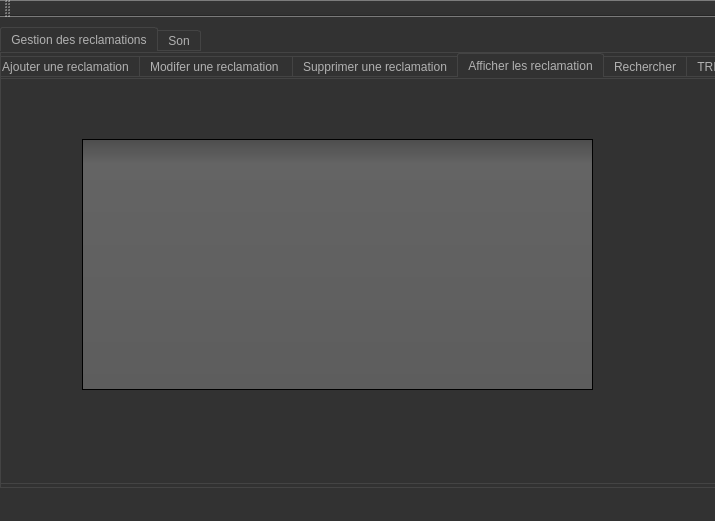
<?xml version="1.0" encoding="UTF-8"?>
<ui version="4.0">
 <class>MainWindow</class>
 <widget class="QMainWindow" name="MainWindow">
  <property name="geometry">
   <rect>
    <x>0</x>
    <y>0</y>
    <width>715</width>
    <height>521</height>
   </rect>
  </property>
  <property name="windowTitle">
   <string>Reclamations</string>
  </property>
  <property name="styleSheet">
   <string notr="true">#MyLoginForm {
background: grey;
}


#mainFrame {
border: 3px solid grey;
border-radius: 40px;
background: white;
}

QToolTip
{
     border: 1px solid white;
     background-color: #ffa02f;
     padding: 1px;
     border-radius: 3px;
     opacity: 100;
}

QWidget
{
    color: #b1b1b1;
    background-color: #323232;
}

QWidget:item:hover
{
    background-color: QLinearGradient( x1: 0, y1: 0, x2: 0, y2: 1, stop: 0 #ffa02f, stop: 1 #ca0619);
    color: #000000;
}

QWidget:item:selected
{
    background-color: QLinearGradient( x1: 0, y1: 0, x2: 0, y2: 1, stop: 0 #ffa02f, stop: 1 #d7801a);
}

QMenuBar::item
{
    background: transparent;
}

QMenuBar::item:selected
{
    background: transparent;
    border: 1px solid #ffaa00;
}

QMenuBar::item:pressed
{
    background: #444;
    border: 1px solid #000;
    background-color: QLinearGradient(
        x2:0, y1:0,
        x2:0, y2:1,
        stop:1 #212121,
        stop:0.4 #343434/*,
        stop:0.2 #343434,
        stop:0.1 #ffaa00*/
    );
    margin-bottom:-1px;
    padding-bottom:1px;
}

QMenu
{
    border: 1px solid #000;
}

QMenu::item
{
    padding: 2px 20px 2px 20px;
}

QMenu::item:selected
{
    color: #000000;
}

QWidget:disabled
{
    color: #404040;
    background-color: #323232;
}

QAbstractItemView
{
    background-color: QLinearGradient( x1: 0, y1: 0, x2: 0, y2: 1, stop: 0 #4d4d4d, stop: 0.1 #646464, stop: 1 #5d5d5d);
}

QWidget:focus
{
    /*border: 2px solid QLinearGradient( x1: 0, y1: 0, x2: 0, y2: 1, stop: 0 #ffa02f, stop: 1 #d7801a);*/
}

QLineEdit
{
    background-color: QLinearGradient( x1: 0, y1: 0, x2: 0, y2: 1, stop: 0 #4d4d4d, stop: 0 #646464, stop: 1 #5d5d5d);
    padding: 1px;
    border-style: solid;
    border: 1px solid #1e1e1e;
    border-radius: 5;
}

QPushButton
{
    color: #b1b1b1;
    background-color: QLinearGradient( x1: 0, y1: 0, x2: 0, y2: 1, stop: 0 #565656, stop: 0.1 #525252, stop: 0.5 #4e4e4e, stop: 0.9 #4a4a4a, stop: 1 #464646);
    border-width: 1px;
    border-color: #1e1e1e;
    border-style: solid;
    border-radius: 6;
    padding: 3px;
    font-size: 12px;
    padding-left: 5px;
    padding-right: 5px;
}

QPushButton:pressed
{
    background-color: QLinearGradient( x1: 0, y1: 0, x2: 0, y2: 1, stop: 0 #2d2d2d, stop: 0.1 #2b2b2b, stop: 0.5 #292929, stop: 0.9 #282828, stop: 1 #252525);
}

QComboBox
{
    selection-background-color: #ffaa00;
    background-color: QLinearGradient( x1: 0, y1: 0, x2: 0, y2: 1, stop: 0 #565656, stop: 0.1 #525252, stop: 0.5 #4e4e4e, stop: 0.9 #4a4a4a, stop: 1 #464646);
    border-style: solid;
    border: 1px solid #1e1e1e;
    border-radius: 5;
}

QComboBox:hover,QPushButton:hover
{
    border: 2px solid QLinearGradient( x1: 0, y1: 0, x2: 0, y2: 1, stop: 0 #ffa02f, stop: 1 #d7801a);
}


QComboBox:on
{
    padding-top: 3px;
    padding-left: 4px;
    background-color: QLinearGradient( x1: 0, y1: 0, x2: 0, y2: 1, stop: 0 #2d2d2d, stop: 0.1 #2b2b2b, stop: 0.5 #292929, stop: 0.9 #282828, stop: 1 #252525);
    selection-background-color: #ffaa00;
}

QComboBox QAbstractItemView
{
    border: 2px solid darkgray;
    selection-background-color: QLinearGradient( x1: 0, y1: 0, x2: 0, y2: 1, stop: 0 #ffa02f, stop: 1 #d7801a);
}

QComboBox
{
     subcontrol-origin: padding;
     subcontrol-position: top right;
     width: 15px;

     border-left-width: 0px;
     border-left-color: darkgray;
     border-left-style: solid; /* just a single line */
     border-top-right-radius: 3px; /* same radius as the QComboBox */
     border-bottom-right-radius: 3px;
 }


QGroupBox:focus
{
border: 2px solid QLinearGradient( x1: 0, y1: 0, x2: 0, y2: 1, stop: 0 #ffa02f, stop: 1 #d7801a);
}

QTextEdit:focus
{
    border: 2px solid QLinearGradient( x1: 0, y1: 0, x2: 0, y2: 1, stop: 0 #ffa02f, stop: 1 #d7801a);
}

QScrollBar:horizontal {
     border: 1px solid #222222;
     background: QLinearGradient( x1: 0, y1: 0, x2: 0, y2: 1, stop: 0.0 #121212, stop: 0.2 #282828, stop: 1 #484848);
     height: 7px;
     margin: 0px 16px 0 16px;
}

QScrollBar::handle:horizontal
{
      background: QLinearGradient( x1: 0, y1: 0, x2: 1, y2: 0, stop: 0 #ffa02f, stop: 0.5 #d7801a, stop: 1 #ffa02f);
      min-height: 20px;
      border-radius: 2px;
}

QScrollBar::add-line:horizontal {
      border: 1px solid #1b1b19;
      border-radius: 2px;
      background: QLinearGradient( x1: 0, y1: 0, x2: 1, y2: 0, stop: 0 #ffa02f, stop: 1 #d7801a);
      width: 14px;
      subcontrol-position: right;
      subcontrol-origin: margin;
}

QScrollBar::sub-line:horizontal {
      border: 1px solid #1b1b19;
      border-radius: 2px;
      background: QLinearGradient( x1: 0, y1: 0, x2: 1, y2: 0, stop: 0 #ffa02f, stop: 1 #d7801a);
      width: 14px;
     subcontrol-position: left;
     subcontrol-origin: margin;
}

QScrollBar::right-arrow:horizontal, QScrollBar::left-arrow:horizontal
{
      border: 1px solid black;
      width: 1px;
      height: 1px;
      background: white;
}

QScrollBar::add-page:horizontal, QScrollBar::sub-page:horizontal
{
      background: none;
}

QScrollBar:vertical
{
      background: QLinearGradient( x1: 0, y1: 0, x2: 1, y2: 0, stop: 0.0 #121212, stop: 0.2 #282828, stop: 1 #484848);
      width: 7px;
      margin: 16px 0 16px 0;
      border: 1px solid #222222;
}

QScrollBar::handle:vertical
{
      background: QLinearGradient( x1: 0, y1: 0, x2: 0, y2: 1, stop: 0 #ffa02f, stop: 0.5 #d7801a, stop: 1 #ffa02f);
      min-height: 20px;
      border-radius: 2px;
}

QScrollBar::add-line:vertical
{
      border: 1px solid #1b1b19;
      border-radius: 2px;
      background: QLinearGradient( x1: 0, y1: 0, x2: 0, y2: 1, stop: 0 #ffa02f, stop: 1 #d7801a);
      height: 14px;
      subcontrol-position: bottom;
      subcontrol-origin: margin;
}

QScrollBar::sub-line:vertical
{
      border: 1px solid #1b1b19;
      border-radius: 2px;
      background: QLinearGradient( x1: 0, y1: 0, x2: 0, y2: 1, stop: 0 #d7801a, stop: 1 #ffa02f);
      height: 14px;
      subcontrol-position: top;
      subcontrol-origin: margin;
}

QScrollBar::up-arrow:vertical, QScrollBar::down-arrow:vertical
{
      border: 1px solid black;
      width: 1px;
      height: 1px;
      background: white;
}


QScrollBar::add-page:vertical, QScrollBar::sub-page:vertical
{
      background: none;
}

QTextEdit
{
    background-color: #242424;
}

QPlainTextEdit
{
    background-color: #242424;
}

QHeaderView::section
{
    background-color: QLinearGradient(x1:0, y1:0, x2:0, y2:1, stop:0 #616161, stop: 0.5 #505050, stop: 0.6 #434343, stop:1 #656565);
    color: white;
    padding-left: 4px;
    border: 1px solid #6c6c6c;
}

QCheckBox:disabled
{
color: #414141;
}

QDockWidget::title
{
    text-align: center;
    spacing: 3px; /* spacing between items in the tool bar */
    background-color: QLinearGradient(x1:0, y1:0, x2:0, y2:1, stop:0 #323232, stop: 0.5 #242424, stop:1 #323232);
}

QDockWidget::close-button, QDockWidget::float-button
{
    text-align: center;
    spacing: 1px; /* spacing between items in the tool bar */
    background-color: QLinearGradient(x1:0, y1:0, x2:0, y2:1, stop:0 #323232, stop: 0.5 #242424, stop:1 #323232);
}

QDockWidget::close-button:hover, QDockWidget::float-button:hover
{
    background: #242424;
}

QDockWidget::close-button:pressed, QDockWidget::float-button:pressed
{
    padding: 1px -1px -1px 1px;
}

QMainWindow::separator
{
    background-color: QLinearGradient(x1:0, y1:0, x2:0, y2:1, stop:0 #161616, stop: 0.5 #151515, stop: 0.6 #212121, stop:1 #343434);
    color: white;
    padding-left: 4px;
    border: 1px solid #4c4c4c;
    spacing: 3px; /* spacing between items in the tool bar */
}

QMainWindow::separator:hover
{

    background-color: QLinearGradient(x1:0, y1:0, x2:0, y2:1, stop:0 #d7801a, stop:0.5 #b56c17 stop:1 #ffa02f);
    color: white;
    padding-left: 4px;
    border: 1px solid #6c6c6c;
    spacing: 3px; /* spacing between items in the tool bar */
}

QToolBar::handle
{
     spacing: 3px; /* spacing between items in the tool bar */
     background: url(:/images/handle.png);
}

QMenu::separator
{
    height: 2px;
    background-color: QLinearGradient(x1:0, y1:0, x2:0, y2:1, stop:0 #161616, stop: 0.5 #151515, stop: 0.6 #212121, stop:1 #343434);
    color: white;
    padding-left: 4px;
    margin-left: 10px;
    margin-right: 5px;
}

QProgressBar
{
    border: 2px solid grey;
    border-radius: 5px;
    text-align: center;
}

QProgressBar::chunk
{
    background-color: #d7801a;
    width: 2.15px;
    margin: 0.5px;
}

QTabBar::tab {
    color: #b1b1b1;
    border: 1px solid #444;
    border-bottom-style: none;
    background-color: #323232;
    padding-left: 10px;
    padding-right: 10px;
    padding-top: 3px;
    padding-bottom: 2px;
    margin-right: -1px;
}

QTabWidget::pane {
    border: 1px solid #444;
    top: 1px;
}

QTabBar::tab:last
{
    margin-right: 0; /* the last selected tab has nothing to overlap with on the right */
    border-top-right-radius: 3px;
}

QTabBar::tab:first:!selected
{
 margin-left: 0px; /* the last selected tab has nothing to overlap with on the right */


    border-top-left-radius: 3px;
}

QTabBar::tab:!selected
{
    color: #b1b1b1;
    border-bottom-style: solid;
    margin-top: 3px;
    background-color: QLinearGradient(x1:0, y1:0, x2:0, y2:1, stop:1 #212121, stop:.4 #343434);
}

QTabBar::tab:selected
{
    border-top-left-radius: 3px;
    border-top-right-radius: 3px;
    margin-bottom: 0px;
}

QTabBar::tab:!selected:hover
{
    /*border-top: 2px solid #ffaa00;
    padding-bottom: 3px;*/
    border-top-left-radius: 3px;
    border-top-right-radius: 3px;
    background-color: QLinearGradient(x1:0, y1:0, x2:0, y2:1, stop:1 #212121, stop:0.4 #343434, stop:0.2 #343434, stop:0.1 #ffaa00);
}

QRadioButton::indicator:checked, QRadioButton::indicator:unchecked{
    color: #b1b1b1;
    background-color: #323232;
    border: 1px solid #b1b1b1;
    border-radius: 6px;
}

QRadioButton::indicator:checked
{
    background-color: qradialgradient(
        cx: 0.5, cy: 0.5,
        fx: 0.5, fy: 0.5,
        radius: 1.0,
        stop: 0.25 #ffaa00,
        stop: 0.3 #323232
    );
}

QCheckBox::indicator{
    color: #b1b1b1;
    background-color: #323232;
    border: 1px solid #b1b1b1;
    width: 9px;
    height: 9px;
}

QRadioButton::indicator
{
    border-radius: 6px;
}

QRadioButton::indicator:hover, QCheckBox::indicator:hover
{
    border: 1px solid #ffaa00;
}

QCheckBox::indicator:checked
{
    image:url(:/images/checkbox.png);
}

QCheckBox::indicator:disabled, QRadioButton::indicator:disabled
{
    border: 1px solid #444;
}</string>
  </property>
  <widget class="QWidget" name="centralWidget">
   <widget class="QTabWidget" name="tabWidget">
    <property name="geometry">
     <rect>
      <x>0</x>
      <y>10</y>
      <width>741</width>
      <height>461</height>
     </rect>
    </property>
    <property name="currentIndex">
     <number>0</number>
    </property>
    <widget class="QWidget" name="tab_4">
     <attribute name="title">
      <string>Gestion des reclamations</string>
     </attribute>
     <widget class="QTabWidget" name="tabWidget_2">
      <property name="geometry">
       <rect>
        <x>-10</x>
        <y>0</y>
        <width>761</width>
        <height>431</height>
       </rect>
      </property>
      <property name="currentIndex">
       <number>3</number>
      </property>
      <widget class="QWidget" name="AddA">
       <attribute name="title">
        <string>Ajouter une reclamation</string>
       </attribute>
       <widget class="QGroupBox" name="groupBox">
        <property name="geometry">
         <rect>
          <x>90</x>
          <y>50</y>
          <width>491</width>
          <height>301</height>
         </rect>
        </property>
        <property name="title">
         <string>Gestion d'ajout</string>
        </property>
        <widget class="QLineEdit" name="lineEdit_cin">
         <property name="geometry">
          <rect>
           <x>260</x>
           <y>40</y>
           <width>113</width>
           <height>20</height>
          </rect>
         </property>
         <property name="text">
          <string/>
         </property>
        </widget>
        <widget class="QLineEdit" name="lineEdit_prenom">
         <property name="geometry">
          <rect>
           <x>260</x>
           <y>120</y>
           <width>113</width>
           <height>20</height>
          </rect>
         </property>
        </widget>
        <widget class="QLabel" name="label">
         <property name="geometry">
          <rect>
           <x>70</x>
           <y>40</y>
           <width>111</width>
           <height>16</height>
          </rect>
         </property>
         <property name="text">
          <string>NUMREC</string>
         </property>
        </widget>
        <widget class="QLabel" name="label_2">
         <property name="geometry">
          <rect>
           <x>70</x>
           <y>120</y>
           <width>111</width>
           <height>16</height>
          </rect>
         </property>
         <property name="text">
          <string>DESCRIPTION</string>
         </property>
        </widget>
        <widget class="QLabel" name="label_3">
         <property name="geometry">
          <rect>
           <x>70</x>
           <y>80</y>
           <width>111</width>
           <height>16</height>
          </rect>
         </property>
         <property name="text">
          <string>DATEREC</string>
         </property>
        </widget>
        <widget class="QLabel" name="label_4">
         <property name="geometry">
          <rect>
           <x>70</x>
           <y>160</y>
           <width>111</width>
           <height>16</height>
          </rect>
         </property>
         <property name="text">
          <string>IDCLIENT</string>
         </property>
        </widget>
        <widget class="QLineEdit" name="lineEdit_nom">
         <property name="geometry">
          <rect>
           <x>260</x>
           <y>80</y>
           <width>113</width>
           <height>20</height>
          </rect>
         </property>
         <property name="text">
          <string/>
         </property>
        </widget>
        <widget class="QLineEdit" name="lineEdit_age">
         <property name="geometry">
          <rect>
           <x>260</x>
           <y>160</y>
           <width>113</width>
           <height>20</height>
          </rect>
         </property>
         <property name="text">
          <string/>
         </property>
        </widget>
        <widget class="QPushButton" name="pb_ajouter">
         <property name="geometry">
          <rect>
           <x>390</x>
           <y>260</y>
           <width>75</width>
           <height>23</height>
          </rect>
         </property>
         <property name="text">
          <string>Ajouter</string>
         </property>
        </widget>
       </widget>
      </widget>
      <widget class="QWidget" name="modif">
       <attribute name="title">
        <string>Modifer une reclamation </string>
       </attribute>
       <widget class="QLabel" name="label_6">
        <property name="geometry">
         <rect>
          <x>30</x>
          <y>20</y>
          <width>81</width>
          <height>16</height>
         </rect>
        </property>
        <property name="text">
         <string>No réclamation?</string>
        </property>
       </widget>
       <widget class="QTextBrowser" name="textBrowser">
        <property name="geometry">
         <rect>
          <x>500</x>
          <y>10</y>
          <width>191</width>
          <height>121</height>
         </rect>
        </property>
        <property name="html">
         <string>&lt;!DOCTYPE HTML PUBLIC &quot;-//W3C//DTD HTML 4.0//EN&quot; &quot;http://www.w3.org/TR/REC-html40/strict.dtd&quot;&gt;
&lt;html&gt;&lt;head&gt;&lt;meta name=&quot;qrichtext&quot; content=&quot;1&quot; /&gt;&lt;style type=&quot;text/css&quot;&gt;
p, li { white-space: pre-wrap; }
&lt;/style&gt;&lt;/head&gt;&lt;body style=&quot; font-family:'MS Shell Dlg 2'; font-size:8.25pt; font-weight:400; font-style:normal;&quot;&gt;
&lt;p style=&quot; margin-top:0px; margin-bottom:0px; margin-left:0px; margin-right:0px; -qt-block-indent:0; text-indent:0px;&quot;&gt;Vorte commentaire?&lt;/p&gt;&lt;/body&gt;&lt;/html&gt;</string>
        </property>
       </widget>
       <widget class="QPushButton" name="pb_modifier">
        <property name="geometry">
         <rect>
          <x>30</x>
          <y>70</y>
          <width>75</width>
          <height>23</height>
         </rect>
        </property>
        <property name="text">
         <string>Appliquer!</string>
        </property>
       </widget>
       <widget class="QGroupBox" name="groupBox_2">
        <property name="geometry">
         <rect>
          <x>30</x>
          <y>160</y>
          <width>231</width>
          <height>231</height>
         </rect>
        </property>
        <property name="title">
         <string>No rec</string>
        </property>
        <widget class="QProgressBar" name="progressBar">
         <property name="geometry">
          <rect>
           <x>20</x>
           <y>192</y>
           <width>191</width>
           <height>31</height>
          </rect>
         </property>
         <property name="value">
          <number>0</number>
         </property>
        </widget>
        <widget class="QLCDNumber" name="lcdNumber">
         <property name="geometry">
          <rect>
           <x>140</x>
           <y>140</y>
           <width>64</width>
           <height>23</height>
          </rect>
         </property>
         <property name="intValue" stdset="0">
          <number>0</number>
         </property>
        </widget>
        <widget class="QTextBrowser" name="textBrowser_2">
         <property name="geometry">
          <rect>
           <x>10</x>
           <y>20</y>
           <width>211</width>
           <height>151</height>
          </rect>
         </property>
        </widget>
        <widget class="QSlider" name="horizontalSlider">
         <property name="geometry">
          <rect>
           <x>10</x>
           <y>170</y>
           <width>211</width>
           <height>22</height>
          </rect>
         </property>
         <property name="orientation">
          <enum>Qt::Horizontal</enum>
         </property>
        </widget>
        <zorder>lcdNumber</zorder>
        <zorder>horizontalSlider</zorder>
        <zorder>textBrowser_2</zorder>
        <zorder>progressBar</zorder>
       </widget>
       <widget class="Line" name="line">
        <property name="geometry">
         <rect>
          <x>10</x>
          <y>140</y>
          <width>711</width>
          <height>16</height>
         </rect>
        </property>
        <property name="orientation">
         <enum>Qt::Horizontal</enum>
        </property>
       </widget>
       <widget class="QSpinBox" name="spinBox">
        <property name="geometry">
         <rect>
          <x>140</x>
          <y>20</y>
          <width>141</width>
          <height>22</height>
         </rect>
        </property>
       </widget>
       <widget class="QTabWidget" name="tabWidget_3">
        <property name="geometry">
         <rect>
          <x>130</x>
          <y>50</y>
          <width>341</width>
          <height>80</height>
         </rect>
        </property>
        <property name="currentIndex">
         <number>3</number>
        </property>
        <widget class="QWidget" name="tab_6">
         <attribute name="title">
          <string>NUMREC</string>
         </attribute>
         <widget class="QLineEdit" name="lineEdit_2">
          <property name="geometry">
           <rect>
            <x>30</x>
            <y>20</y>
            <width>113</width>
            <height>20</height>
           </rect>
          </property>
         </widget>
        </widget>
        <widget class="QWidget" name="tab_7">
         <attribute name="title">
          <string>IDCLIENT</string>
         </attribute>
         <widget class="QLineEdit" name="lineEdit_3">
          <property name="geometry">
           <rect>
            <x>30</x>
            <y>20</y>
            <width>113</width>
            <height>20</height>
           </rect>
          </property>
         </widget>
        </widget>
        <widget class="QWidget" name="tab">
         <attribute name="title">
          <string>DATEREC</string>
         </attribute>
         <widget class="QLineEdit" name="lineEdit_4">
          <property name="geometry">
           <rect>
            <x>30</x>
            <y>20</y>
            <width>113</width>
            <height>20</height>
           </rect>
          </property>
         </widget>
        </widget>
        <widget class="QWidget" name="tab_2">
         <attribute name="title">
          <string>DESCRIPTION</string>
         </attribute>
         <widget class="QLineEdit" name="lineEdit_5">
          <property name="geometry">
           <rect>
            <x>30</x>
            <y>20</y>
            <width>113</width>
            <height>20</height>
           </rect>
          </property>
         </widget>
        </widget>
       </widget>
       <widget class="QStackedWidget" name="stackedWidget">
        <property name="geometry">
         <rect>
          <x>449</x>
          <y>10</y>
          <width>41</width>
          <height>71</height>
         </rect>
        </property>
        <widget class="QWidget" name="page_5"/>
        <widget class="QWidget" name="page_6"/>
       </widget>
       <widget class="QRadioButton" name="radioButton">
        <property name="geometry">
         <rect>
          <x>300</x>
          <y>20</y>
          <width>82</width>
          <height>17</height>
         </rect>
        </property>
        <property name="text">
         <string>Sauvegarder?</string>
        </property>
       </widget>
       <widget class="QListView" name="listView">
        <property name="geometry">
         <rect>
          <x>290</x>
          <y>170</y>
          <width>401</width>
          <height>221</height>
         </rect>
        </property>
       </widget>
       <widget class="QDialogButtonBox" name="buttonBox">
        <property name="geometry">
         <rect>
          <x>485</x>
          <y>360</y>
          <width>191</width>
          <height>23</height>
         </rect>
        </property>
        <property name="standardButtons">
         <set>QDialogButtonBox::Cancel|QDialogButtonBox::Ok</set>
        </property>
       </widget>
      </widget>
      <widget class="QWidget" name="supp">
       <attribute name="title">
        <string>Supprimer une reclamation</string>
       </attribute>
       <widget class="QLineEdit" name="lineEdit_codean_2">
        <property name="geometry">
         <rect>
          <x>350</x>
          <y>60</y>
          <width>113</width>
          <height>20</height>
         </rect>
        </property>
       </widget>
       <widget class="QLabel" name="label_5">
        <property name="geometry">
         <rect>
          <x>130</x>
          <y>60</y>
          <width>161</width>
          <height>20</height>
         </rect>
        </property>
        <property name="text">
         <string>N° réclamation à supprimer</string>
        </property>
       </widget>
       <widget class="QPushButton" name="pb_supprimer">
        <property name="geometry">
         <rect>
          <x>520</x>
          <y>100</y>
          <width>75</width>
          <height>23</height>
         </rect>
        </property>
        <property name="text">
         <string>Supprimer</string>
        </property>
       </widget>
       <widget class="QLabel" name="label_pic">
        <property name="enabled">
         <bool>true</bool>
        </property>
        <property name="geometry">
         <rect>
          <x>20</x>
          <y>10</y>
          <width>691</width>
          <height>371</height>
         </rect>
        </property>
        <property name="text">
         <string/>
        </property>
       </widget>
       <zorder>label_pic</zorder>
       <zorder>lineEdit_codean_2</zorder>
       <zorder>label_5</zorder>
       <zorder>pb_supprimer</zorder>
      </widget>
      <widget class="QWidget" name="affiche">
       <attribute name="title">
        <string>Afficher les reclamation</string>
       </attribute>
       <widget class="QTableView" name="tabreclamation">
        <property name="geometry">
         <rect>
          <x>90</x>
          <y>60</y>
          <width>511</width>
          <height>251</height>
         </rect>
        </property>
        <property name="tabletTracking">
         <bool>false</bool>
        </property>
       </widget>
      </widget>
      <widget class="QWidget" name="tab_3">
       <attribute name="title">
        <string>Rechercher</string>
       </attribute>
       <widget class="QPushButton" name="pb_Rechercher">
        <property name="geometry">
         <rect>
          <x>530</x>
          <y>150</y>
          <width>81</width>
          <height>31</height>
         </rect>
        </property>
        <property name="text">
         <string>Rechercher</string>
        </property>
       </widget>
       <widget class="QLineEdit" name="lineEdit_rechercher">
        <property name="geometry">
         <rect>
          <x>230</x>
          <y>30</y>
          <width>113</width>
          <height>20</height>
         </rect>
        </property>
       </widget>
       <widget class="QLabel" name="label_7">
        <property name="geometry">
         <rect>
          <x>40</x>
          <y>30</y>
          <width>161</width>
          <height>16</height>
         </rect>
        </property>
        <property name="text">
         <string>N° de réclamation rechérché?</string>
        </property>
       </widget>
       <widget class="QTableView" name="tabreclamation_2">
        <property name="geometry">
         <rect>
          <x>10</x>
          <y>70</y>
          <width>511</width>
          <height>251</height>
         </rect>
        </property>
        <property name="tabletTracking">
         <bool>false</bool>
        </property>
       </widget>
      </widget>
      <widget class="QWidget" name="tab_5">
       <attribute name="title">
        <string>TRI</string>
       </attribute>
       <widget class="QTableView" name="tabreclamation_3">
        <property name="geometry">
         <rect>
          <x>250</x>
          <y>10</y>
          <width>441</width>
          <height>331</height>
         </rect>
        </property>
        <property name="tabletTracking">
         <bool>false</bool>
        </property>
       </widget>
       <widget class="QPushButton" name="pushButton">
        <property name="geometry">
         <rect>
          <x>30</x>
          <y>140</y>
          <width>75</width>
          <height>23</height>
         </rect>
        </property>
        <property name="text">
         <string>SAVE</string>
        </property>
       </widget>
       <widget class="QPushButton" name="pushButton_2">
        <property name="geometry">
         <rect>
          <x>150</x>
          <y>140</y>
          <width>75</width>
          <height>23</height>
         </rect>
        </property>
        <property name="text">
         <string>UPDATE</string>
        </property>
       </widget>
       <widget class="QPushButton" name="pushButton_3">
        <property name="geometry">
         <rect>
          <x>30</x>
          <y>200</y>
          <width>75</width>
          <height>23</height>
         </rect>
        </property>
        <property name="text">
         <string>DELETE</string>
        </property>
       </widget>
       <widget class="QPushButton" name="pb_TRI">
        <property name="geometry">
         <rect>
          <x>470</x>
          <y>350</y>
          <width>101</width>
          <height>23</height>
         </rect>
        </property>
        <property name="text">
         <string>LOAD DATA</string>
        </property>
       </widget>
       <widget class="QTextBrowser" name="textBrowser_3">
        <property name="geometry">
         <rect>
          <x>120</x>
          <y>170</y>
          <width>121</width>
          <height>221</height>
         </rect>
        </property>
       </widget>
       <widget class="QComboBox" name="comboBox">
        <property name="geometry">
         <rect>
          <x>10</x>
          <y>240</y>
          <width>101</width>
          <height>22</height>
         </rect>
        </property>
        <property name="frame">
         <bool>true</bool>
        </property>
        <property name="modelColumn">
         <number>1</number>
        </property>
       </widget>
       <widget class="QLineEdit" name="lineEdit">
        <property name="geometry">
         <rect>
          <x>100</x>
          <y>20</y>
          <width>113</width>
          <height>20</height>
         </rect>
        </property>
       </widget>
       <widget class="QLineEdit" name="lineEdit_6">
        <property name="geometry">
         <rect>
          <x>100</x>
          <y>50</y>
          <width>113</width>
          <height>20</height>
         </rect>
        </property>
       </widget>
       <widget class="QLineEdit" name="lineEdit_7">
        <property name="geometry">
         <rect>
          <x>100</x>
          <y>80</y>
          <width>113</width>
          <height>20</height>
         </rect>
        </property>
       </widget>
       <widget class="QLineEdit" name="lineEdit_8">
        <property name="geometry">
         <rect>
          <x>100</x>
          <y>110</y>
          <width>113</width>
          <height>20</height>
         </rect>
        </property>
       </widget>
       <widget class="QLabel" name="label_8">
        <property name="geometry">
         <rect>
          <x>50</x>
          <y>20</y>
          <width>47</width>
          <height>13</height>
         </rect>
        </property>
        <property name="text">
         <string>NUMREC</string>
        </property>
       </widget>
       <widget class="QLabel" name="label_9">
        <property name="geometry">
         <rect>
          <x>50</x>
          <y>50</y>
          <width>47</width>
          <height>13</height>
         </rect>
        </property>
        <property name="text">
         <string>IDCLIENT</string>
        </property>
       </widget>
       <widget class="QLabel" name="label_10">
        <property name="geometry">
         <rect>
          <x>50</x>
          <y>80</y>
          <width>47</width>
          <height>13</height>
         </rect>
        </property>
        <property name="text">
         <string>DATEREC</string>
        </property>
       </widget>
       <widget class="QLabel" name="label_11">
        <property name="geometry">
         <rect>
          <x>26</x>
          <y>110</y>
          <width>71</width>
          <height>20</height>
         </rect>
        </property>
        <property name="text">
         <string>DESCRIPTION</string>
        </property>
       </widget>
      </widget>
     </widget>
    </widget>
    <widget class="QWidget" name="tab_8">
     <attribute name="title">
      <string>Son</string>
     </attribute>
     <widget class="QPushButton" name="pushButton_5">
      <property name="geometry">
       <rect>
        <x>210</x>
        <y>170</y>
        <width>75</width>
        <height>23</height>
       </rect>
      </property>
      <property name="text">
       <string>Start</string>
      </property>
     </widget>
     <widget class="QPushButton" name="pushButton_6">
      <property name="geometry">
       <rect>
        <x>390</x>
        <y>170</y>
        <width>75</width>
        <height>23</height>
       </rect>
      </property>
      <property name="text">
       <string>Stop</string>
      </property>
     </widget>
     <widget class="QSlider" name="horizontalSlider_2">
      <property name="geometry">
       <rect>
        <x>210</x>
        <y>120</y>
        <width>251</width>
        <height>22</height>
       </rect>
      </property>
      <property name="value">
       <number>99</number>
      </property>
      <property name="orientation">
       <enum>Qt::Horizontal</enum>
      </property>
      <property name="tickInterval">
       <number>0</number>
      </property>
     </widget>
     <widget class="QSlider" name="horizontalSlider_3">
      <property name="geometry">
       <rect>
        <x>210</x>
        <y>60</y>
        <width>251</width>
        <height>22</height>
       </rect>
      </property>
      <property name="orientation">
       <enum>Qt::Horizontal</enum>
      </property>
     </widget>
     <widget class="QLabel" name="label_12">
      <property name="geometry">
       <rect>
        <x>130</x>
        <y>60</y>
        <width>47</width>
        <height>13</height>
       </rect>
      </property>
      <property name="text">
       <string>Progress</string>
      </property>
     </widget>
     <widget class="QLabel" name="label_13">
      <property name="geometry">
       <rect>
        <x>130</x>
        <y>120</y>
        <width>47</width>
        <height>20</height>
       </rect>
      </property>
      <property name="text">
       <string>Volume</string>
      </property>
     </widget>
    </widget>
   </widget>
  </widget>
  <widget class="QMenuBar" name="menuBar">
   <property name="geometry">
    <rect>
     <x>0</x>
     <y>0</y>
     <width>715</width>
     <height>21</height>
    </rect>
   </property>
  </widget>
  <widget class="QToolBar" name="mainToolBar">
   <attribute name="toolBarArea">
    <enum>TopToolBarArea</enum>
   </attribute>
   <attribute name="toolBarBreak">
    <bool>false</bool>
   </attribute>
  </widget>
  <widget class="QStatusBar" name="statusBar"/>
 </widget>
 <layoutdefault spacing="6" margin="11"/>
 <resources/>
 <connections>
  <connection>
   <sender>horizontalSlider</sender>
   <signal>valueChanged(int)</signal>
   <receiver>progressBar</receiver>
   <slot>setValue(int)</slot>
   <hints>
    <hint type="sourcelabel">
     <x>92</x>
     <y>429</y>
    </hint>
    <hint type="destinationlabel">
     <x>96</x>
     <y>454</y>
    </hint>
   </hints>
  </connection>
 </connections>
</ui>
